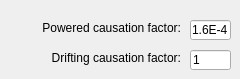
        <widget class="QWidget" name="tab_16">
         <attribute name="title">
          <string>Causation factors</string>
         </attribute>
         <widget class="QLabel" name="label_20">
          <property name="geometry">
           <rect>
            <x>30</x>
            <y>20</y>
            <width>151</width>
            <height>16</height>
           </rect>
          </property>
          <property name="text">
           <string>Powered causation factor:</string>
          </property>
          <property name="alignment">
           <set>Qt::AlignRight|Qt::AlignTrailing|Qt::AlignVCenter</set>
          </property>
         </widget>
         <widget class="QLabel" name="label_21">
          <property name="geometry">
           <rect>
            <x>30</x>
            <y>50</y>
            <width>151</width>
            <height>16</height>
           </rect>
          </property>
          <property name="text">
           <string>Drifting causation factor:</string>
          </property>
          <property name="alignment">
           <set>Qt::AlignRight|Qt::AlignTrailing|Qt::AlignVCenter</set>
          </property>
         </widget>
         <widget class="QLineEdit" name="lePoweredPc">
          <property name="geometry">
           <rect>
            <x>190</x>
            <y>20</y>
            <width>41</width>
            <height>20</height>
           </rect>
          </property>
          <property name="text">
           <string>1.6E-4</string>
          </property>
         </widget>
         <widget class="QLineEdit" name="leDriftingPc">
          <property name="geometry">
           <rect>
            <x>190</x>
            <y>50</y>
            <width>41</width>
            <height>20</height>
           </rect>
          </property>
          <property name="text">
           <string>1</string>
          </property>
         </widget>
        </widget>
